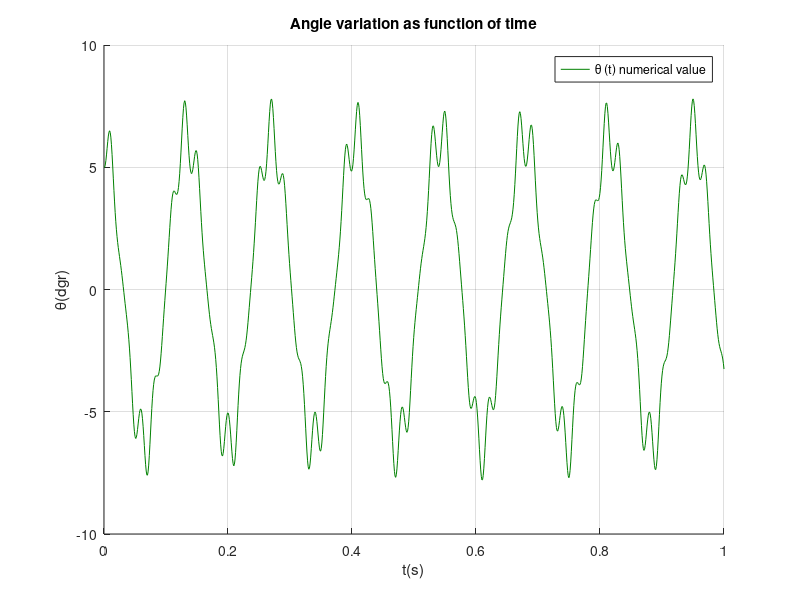
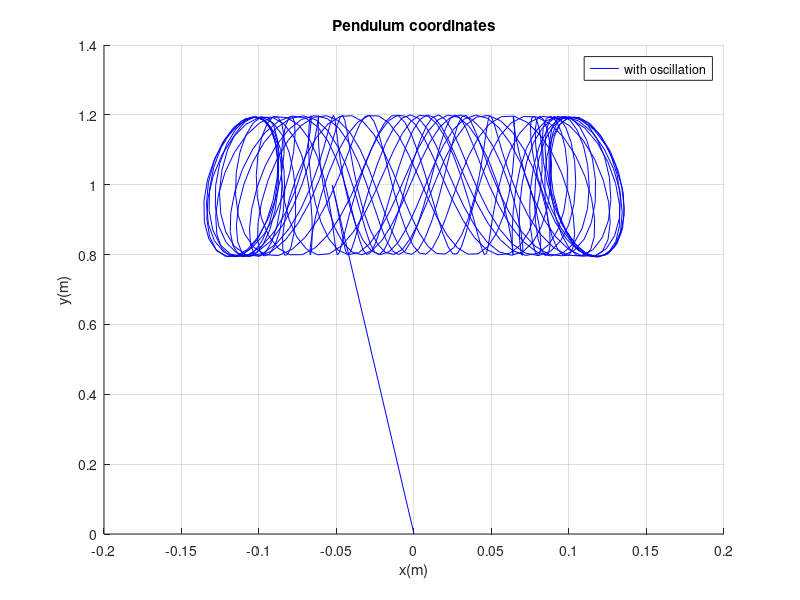

Write the MATLAB code that produced these figures, in order.
% Kapitza pendulum

clc, clearvars, close all

% initial conditions

g = 9.80665;            % [ms^-2], gravitational acceleration
l = 1;                  % [m], pendulum lenght
T = 0.02;               % [s], oscillation period
omega = 2*pi/T;         % [1/s], support point frequency 
A = 0.2;                % [m], amplitude 
tf = 1;                 % [s], simulation time
N = 1000;               % number of time moments
t = linspace(0,tf,N);   % temporal discretization
dt = t(2)-t(1);         % temporal step
theta = zeros(1,N);     % memory preallocation

x = zeros(1,N);
y = zeros(1,N);

thetai = 5;             % [degree]; intial angle of the pendulum
x(1) = l*sin(thetai*pi/180);                % [rad]
y(1) = l*cos(thetai*pi/180);                % [rad]
theta(1) = thetai*pi/180;                   % [rad]
theta(2) = thetai*pi/180;                   % [rad]

const = g/l;                                % constant
constNepatratic = omega*A/l;                % constant
constPatratic = constNepatratic*omega;      % constant

for i=2:N-1             % the first element is theta 3

    theta(i+1) = 2*theta(i)-theta(i-1)-const*dt*dt*sin(theta(i))+constPatratic*dt*dt*cos(omega*dt*(i-1))*sin(theta(i));
    
    x(i) = l*sin(theta(i));
    y(i) = A*sin(omega*dt*i) + l*cos(theta(i));

end


% plots
figure (1); hold on
plot (t,theta*180/pi,'-','Color',[0 0.5 0])    % [degree] -> [rad]
title('Angle variation as function of time') 
grid on
xlabel('t(s)')
ylabel('\theta(dgr)')
legend('\theta (t) numerical value')

figure (2); hold on
plot (x,y,'-b')
title ("Pendulum coordinates");
grid on;
xlabel('x(m)');
ylabel('y(m)');
legend('with oscillation')